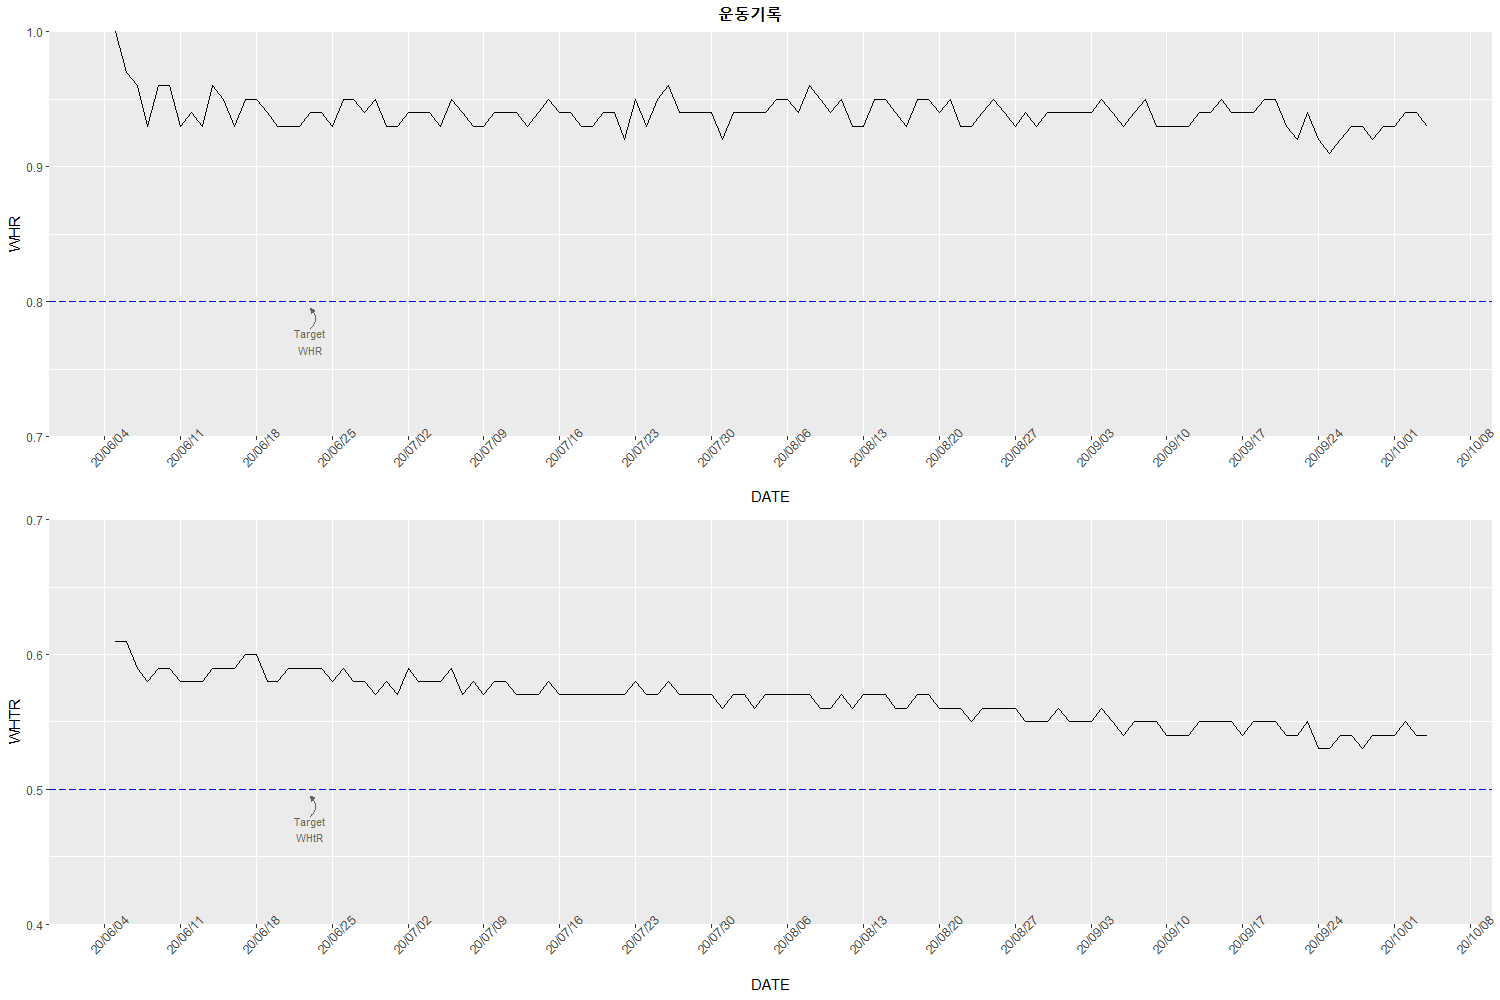

Write R code to recreate this figure.
getwd()
.libPaths()
rm(list = ls())
#install.packages("dplyr")
#install.packages("lubridate")
#install.packages("ggplot2")
#install.packages("readr")
#install.packages("readxl")
#install.packages("writexl")
#install.packages("ggpubr")
#install.packages("tidyverse")
#install.packages("ggthemes")
library(readr)
library(readxl)
library(dplyr)
library(tidyverse)
library(lubridate)
library(ggplot2)
library(ggpubr)

exercise <- read_xlsx("운동기록.xlsx")
str(exercise$DATETIME)

whr <- exercise %>%
  ggplot(aes(as.Date(DATETIME),WHR))+geom_line()+
  scale_x_date("DATE",date_breaks = "7 day", date_labels = "%y/%m/%d")+
  scale_y_continuous(limits=c(0.7,1),breaks=seq(0.7,1,0.1),expand=c(0,0))+
  geom_hline(yintercept = 0.80, color = "blue", linetype = 5)+
  annotate("text", x = ymd("2020/06/23"), y = 0.78, 
           label = "Target\nWHR",vjust = 1, size = 3, color = "grey40")+
  annotate("curve",x = ymd("2020/06/23"), y = 0.78, 
           xend = ymd("2020/06/23"), yend = 0.795,
           arrow = arrow(length=unit(0.15,"cm"), type = "closed"),
           color = "grey40")+
  theme(axis.text.x = element_text(angle = 45), 
        panel.grid.minor.x = element_blank())
whr

whtr <- exercise %>%
  ggplot(aes(as.Date(DATETIME),WHTR))+geom_line()+
  scale_x_date("DATE",date_breaks = "7 day", date_labels = "%y/%m/%d")+
  scale_y_continuous(limits=c(0.4,0.7),breaks=seq(0.4,0.7,0.1),
                     expand=c(0,0))+
  geom_hline(yintercept = 0.50, color = "blue", linetype = 5)+
  annotate("text", x = ymd("2020/06/23"), y = 0.48, 
           label = "Target\nWHtR",vjust = 1, size = 3, color = "grey40")+
  annotate("curve",x = ymd("2020/06/23"), y = 0.48, 
           xend = ymd("2020/06/23"), yend = 0.495,
           arrow = arrow(length=unit(0.15,"cm"), type = "closed"),
           color = "grey40")+
  theme(axis.text.x = element_text(angle = 45),
        panel.grid.minor.x = element_blank())
whtr

whr_whtr <- ggarrange(whr, whtr, ncol = 1, nrow = 2, heights = c(2,2), align = "v")
whr_whtr

운동기록 <- whr_whtr %>%
  annotate_figure(top = text_grob("운동기록",face = "bold", size = 14))
운동기록
